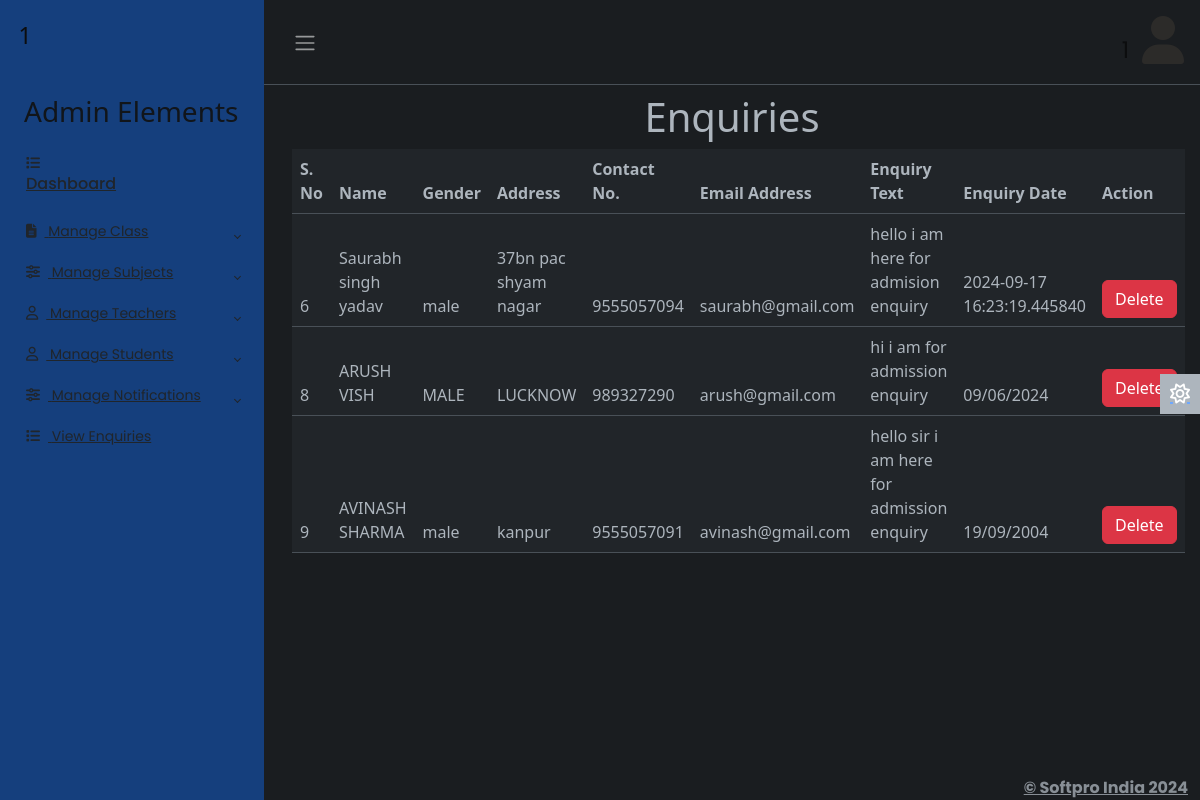
Page /adminapp/viewenquiry/ (signed in) on the committed database.
### smsapp/models.py (models this page shows)
class Enquiry(models.Model):
    name=models.CharField(max_length=50)
    gender=models.CharField(max_length=10)
    address=models.TextField()
    contactno=models.CharField(max_length=15)
    emailaddress=models.CharField(max_length=50)
    enquirytext=models.TextField()
    enquirydate=models.CharField(max_length=30)

### adminapp/views.py (the view)
# urls.py: path('viewenquiry/',views.viewenquiry,name='viewenquiry'),
@cache_control(no_store=True,no_cache=True,must_revalidate=True)
def viewenquiry(req):
    try:
        if req.session['adminid']!=None:
            adminid=req.session['adminid']
            enq=Enquiry.objects.all()
            return render(req,'viewenquiry.html',{'adminid':adminid,'enq':enq})
    except KeyError:
        return redirect('login')

### adminapp/templates/viewenquiry.html
{% extends 'adminbase.html' %}
{% load static %}
{% block admin %}
<div class="row">
    <div class="col-sm-12">
        <h1 class="text-center">Enquiries</h1>
        <table class="table">
            <thead>
            <tr>
                <th>S. No</th>
                <th>Name</th>
                <th>Gender</th>
                <th>Address</th>
                <th>Contact No.</th>
                <th>Email Address</th>
                <th>Enquiry Text</th>
                <th>Enquiry Date</th>
                <th>Action</th>
            </tr>
            {% for e in enq %}
            <tr>
                <td>{{e.id}}</td>
                <td>{{e.name}}</td>
                <td>{{e.gender}}</td>
                <td>{{e.address}}</td>
                <td>{{e.contactno}}</td>
                <td>{{e.emailaddress}}</td>
                <td>{{e.enquirytext}}</td>
                <td>{{e.enquirydate}}</td>
                <td>
                    <a href="{% url 'adminapp:delenq' id=e.id %}" class="btn btn-danger">Delete</a>
                </td>
            </tr>
            {% endfor %}
        </thead>
        </table>
    </div>
</div>
{% endblock %}

### adminapp/static/css/adminstyle.css (style rules this page uses)
body { font-family: 'Poppins', sans-serif; font-size: 0.875rem; opacity: 1; overflow-y: scroll; margin: 0; }
a { cursor: pointer; text-decoration: none; font-family: 'Poppins', sans-serif; }

### rows in the picture
Enquiry: id "6", name "Saurabh singh yadav", gender "male", address "37bn pac shyam nagar", contactno "9555057094", emailaddress "saurabh@gmail.com", enquirytext "hello i am here for admision enquiry", enquirydate "2024-09-17 16:23:19.445840"
Enquiry: id "8", name "ARUSH VISH", gender "MALE", address "LUCKNOW", contactno "989327290", emailaddress "arush@gmail.com", enquirytext "hi i am for admission enquiry", enquirydate "09/06/2024"
Enquiry: id "9", name "AVINASH SHARMA", gender "male", address "kanpur", contactno "9555057091", emailaddress "avinash@gmail.com", enquirytext "hello sir i am here for admission enquiry", enquirydate "19/09/2004"

### other values in the picture
{{ adminid }} "1"
